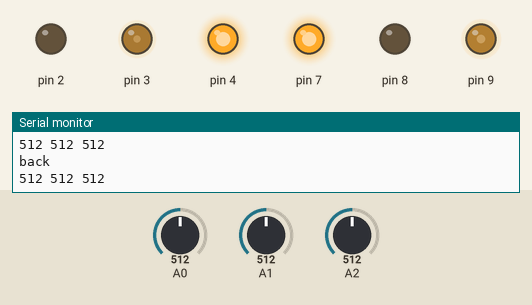
A sketch run on a simulated Arduino Uno, built with avr-gcc and run on an emulated ATmega328P. Parts: output pins drawn as LEDs (lit = HIGH), the last lines printed to the serial monitor. The test bench sets the inputs (shaded band); at power-on: A0 = 512, A1 = 512, A2 = 512.

Above: at 2.2 s.
2.3 s: A0 set to 490
3.8 s: A0 set to 465
At 4.9 s:
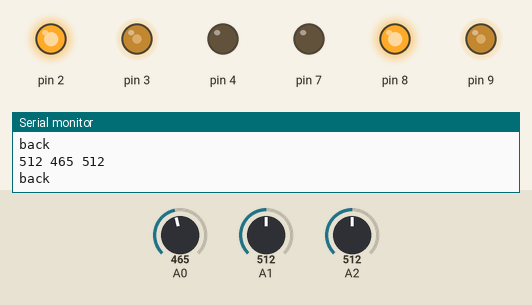
5.3 s: A0 set to 511
At 5.36 s:
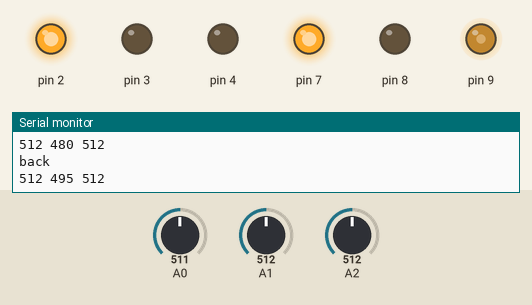
6.9 s: A1 set to 11
8.4 s: A1 set to 8
9.9 s: A0 set to 90
At 10.6 s:
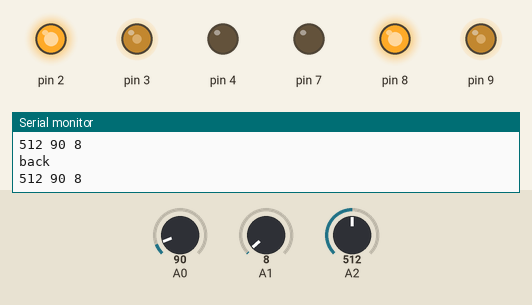
Timing chart, 0 to 12.4 s (numbered marks = the images above; inputs shaded):
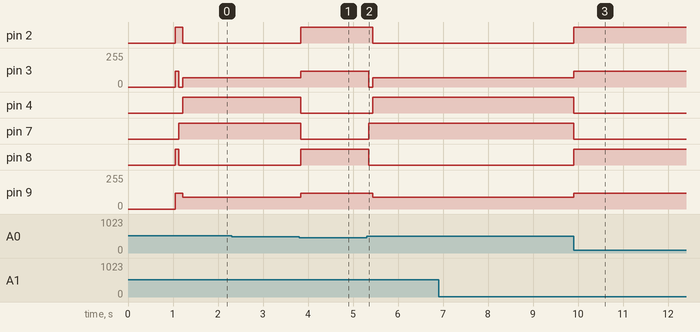

Measured:
- the behaviour switches between 482 and 481 on A0 (found by bisection; images 0 and 1)
- after the input at 3.8 s, pin 2, pin 8: LOW → HIGH at once; pin 3: 70/255 → 120/255 at once; pin 4, pin 7: HIGH → LOW at once; pin 9: 90/255 → 120/255 at once
- after the input at 5.3 s, pin 2: HIGH → LOW after 0.14 s; pin 3: 120/255 → 0/255 after 0.05 s, → 70/255 0.08 s later; pin 4: LOW → HIGH after 0.14 s; pin 7: LOW → HIGH after 0.05 s; pin 8: HIGH → LOW after 0.05 s
- after the input at 9.9 s, pin 2, pin 8: LOW → HIGH at once; pin 3: 70/255 → 120/255 at once; pin 4, pin 7: HIGH → LOW at once; pin 9: 90/255 → 120/255 at once

The sketch:

zigzag.ino
```cpp
// impulse power, forward sustain, turn sustain
const int FAST_POWER[2] = {160, 160}, SLOW_POWER[2] = {140, 140}, TURN_POWER[2] = {120, 120};
// tilt sustain powers
const int RIGHT_SUSTAIN_POWER[2] = {220, -180}, LEFT_SUSTAIN_POWER[2] = {0, 120}, LEFT_FASTER[2] = {-70, 90};

// runs a motor
struct Motor {
  // control (power) pin, out1 point and out2 pin (for directions)
  int ctl, out1, out2;

  // sets up the relevant pins
  Motor(int ctl, int out1, int out2) {
    this->ctl = ctl;
    this->out1 = out1;
    this->out2 = out2;

    pinMode(ctl, OUTPUT);
    pinMode(out1, OUTPUT);
    pinMode(out2, OUTPUT);
  }

  // moves the motor forward with [power] power
  void forward(int power){
    if(power < 0){
      backward(-power);
      return;
    }
    // write power needed to control
    analogWrite(ctl, power);

    // set the direction
    digitalWrite(out1, HIGH);
    digitalWrite(out2, LOW);
  }

  // move the motor backwrad with [power] power
  void backward(int power){
    if(power < 0){
      forward(-power);
      return;
    }
    Serial.println("back");
    // write power needed to ctl pin
    analogWrite(ctl, power);

    // set the direction
    digitalWrite(out1, LOW);
    digitalWrite(out2, HIGH);
  }

  // stops the motor
  void stop(){
    digitalWrite(ctl, LOW);
    digitalWrite(out1, LOW);
    digitalWrite(out2, LOW);
  }
};

// A drivetrain configuring both motors
struct Drivetrain {
  // left and right motors
  Motor left, right;

  // class constructor
  Drivetrain(Motor& left, Motor& right): left(left), right(right) {}

  // stops the drivetrain
  void stop(){
    left.stop();
    right.stop();
  }

  void drive(int lef, int rig){
    left.forward(lef);
    right.forward(rig);
  }

  /* moves the chassis forward
      mode -1: an initial impulse to get motors moving
      mode 0: normal forward fast
      mode 1: moves forward slowly
      mode 2: moves to the right a bit
      mode 3: moves to the left a bit
  */
  static const int FORWARD_FAST = 0, FORWARD = 1, LEFT = 2, RIGHT = 3;
  void forward(int mode){
    if(mode == FORWARD_FAST){
      left.forward(FAST_POWER[0]);
      right.forward(FAST_POWER[1]);
    } else if(mode == FORWARD){
      // slow - adds voltage for momentum, then goes at a slow pace
      left.forward(SLOW_POWER[0]);
      right.forward(SLOW_POWER[1]);
    } else if(mode == RIGHT){
      left.forward(RIGHT_SUSTAIN_POWER[0]);
      right.forward(RIGHT_SUSTAIN_POWER[1]);
    } else if(mode == LEFT){
      left.forward(LEFT_SUSTAIN_POWER[0]);
      right.forward(LEFT_SUSTAIN_POWER[1]);
    } else {
      Serial.println("invalid forward mode: " + mode);
    }
  }

  // moves the chassis backward, should be called once at the start of the movement
  void backward(int mode){
    if (mode == 0) {
      left.backward(FAST_POWER[0]);
      right.backward(FAST_POWER[1]);
    } else {
      Serial.println("invalid backward mode: " + mode);
    }
  }

  static const int LOW_TURN=4, HIGH_TURN=5;
  /* rotates the chassis clockwise
   *  IMPULSE: a synchronous initial impulse to get motors up to speed
   *  LOW_TURN: a slow turn
   */
  void clockwise(int mode){
    if(mode == LOW_TURN){
      left.forward(TURN_POWER[0]);
      right.backward(TURN_POWER[1]);
    } else if(mode == HIGH_TURN){
      left.forward(SLOW_POWER[0]);
      right.backward(SLOW_POWER[1]);
    } else {
      Serial.println("invalid CW mode: " + mode);
    }
  }

  /*
   * Rotates the car CCW
   * IMPULSE: a synchronous initial impulse to get motors up to speed
   * LOW_TURN: a slow turn
   */
  void counterClockwise(int mode){
    if(mode == LOW_TURN){
      left.backward(TURN_POWER[0]);
      right.forward(TURN_POWER[1]);
    } else if(mode == HIGH_TURN){
      left.backward(SLOW_POWER[0]);
      right.forward(SLOW_POWER[1]);
    } else {
      Serial.println("invalid CCW mode: " + mode);
    }
  }
};

struct PhotoResistor{
  const static int NUM_RECORD = 3, RECORD_DELAY = 10;
  int pin;
  int threshold;
  int prev[NUM_RECORD];
  int lasRecord;

  long threshSum, readings;
  PhotoResistor(int pin, int threshold){
    this->pin = pin;
    this->threshold = threshold;
    this->lasRecord = 0;
    this->threshSum = 0;
    this->readings = 0;

    pinMode(pin, INPUT);
  }

  void threshRead(){
    threshSum += analogRead(pin);
    readings += 1;
    threshold = threshSum / readings - 30;
  }

  int read(){
    if(millis() - lasRecord > RECORD_DELAY){
      for(int i = 0; i < NUM_RECORD - 1; ++i) prev[i] = prev[i + 1];
      prev[NUM_RECORD - 1] = analogRead(pin);
      lasRecord = millis();
    }
    int tot = 0;
    for(int i : prev) tot += i;
    return tot / NUM_RECORD;
  }

  bool triggered(){
    return read() >= threshold;
  }
};

Motor left(3, 2, 4);
Motor right(9, 7, 8);
// the chassis' drivetrain
Drivetrain drivetrain(left, right);
PhotoResistor leftRes(A2, 180), centerRes(A0, 70), rightRes(A1, 120);

void printLights(){
  Serial.print(leftRes.read());
  Serial.print(" ");
  Serial.print(centerRes.read());
  Serial.print(" ");
  Serial.print(rightRes.read());
}

void setup(){
  Serial.begin(9600);

  for(int i = 0; i < 100; i++){
    leftRes.threshRead();
    centerRes.threshRead();
    rightRes.threshRead();
    delay(10);
  }

  Serial.print(leftRes.threshold);
  Serial.print(" ");
  Serial.print(centerRes.threshold);
  Serial.print(" ");
  Serial.println(rightRes.threshold);
}

int cur = 0;
int las = 0;
int buff = 100;
void loop() {
  printLights();
  Serial.println();

  if(!centerRes.triggered()){
    drivetrain.clockwise(Drivetrain::LOW_TURN);
    cur = LEFT_SUSTAIN_POWER[0];
    las = millis();
  } else {
    // if the center sensor is not triggered, the car is off the line
    if(millis() - las >= buff){
      drivetrain.drive(LEFT_FASTER[0], LEFT_FASTER[1]);
    } else {
      drivetrain.drive(LEFT_SUSTAIN_POWER[0], LEFT_SUSTAIN_POWER[1]);
    }
  }
  delay(40);
}
```
